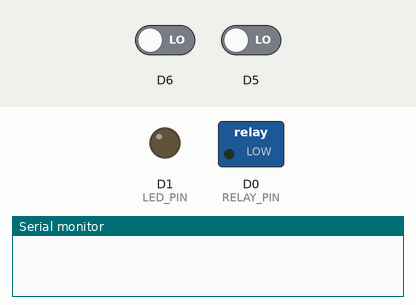
Simulated run of this sketch. Board: ESP8266 (NodeMCU). On the bench: switched loads named in the sketch (green lamp = pin HIGH), output pins drawn as LEDs (lit = HIGH), the last lines printed to the serial monitor. Inputs (shaded band) come from the test bench; at power-on: D6 LOW, D5 LOW. WiFi joins after 1.5 s; servers stay silent unless stated; no MQTT or app messages arrive unless stated.

Above: at 0.1 s.
At 7.1 s:
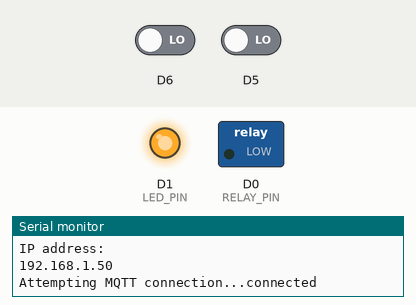
Timing chart, 0 to 8.6 s (numbered marks = the images above):
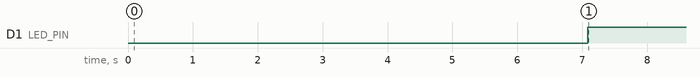

The sketch:

Garage_Door_Control.ino
```cpp
#include <ESP8266SSDP.h>
#include <ESP8266WiFi.h>          //ESP8266 Core WiFi Library
#include <PubSubClient.h>         //MQTT


/**
 * Timer parameters
 */
long        tmr1_write_val      = 3030;   // Empirically derived to generate a 1ms tick timer (copied from the firework igniter).

uint16_t    ms_ticks_1          = 0;
uint16_t    ms_ticks_50         = 0;
uint16_t    ms_ticks_500        = 0;
uint16_t    ms_ticks_1000       = 0;
uint16_t    seconds_counter     = 0;        //32bit value 4.264....e9


bool        Timer1msFlag        = false;
bool        Timer50msFlag       = false;
bool        Timer500msFlag      = false;
bool        Timer1000msFlag     = false;
bool        timer_running       = false;

/**************************************************/
////**********START CUSTOM PARAMS******************//
/**************************************************/

/**************************/
/**************************/
#define SW_VERSION    "3.1.0"
/**************************/
/**************************/

/** Define how often the state message should be sent */
#define     SECONDS_BETWEEN_STATE_MESSAGES  30

// Host name and router info
String host_string;
char host[16];

/**
 * Based on the config ID (jumper settings), assign
 * the button topic this module should respond to
 */
char assigned_ctrl_topic[64]; // Based on the config ID, define the topic message
char assigned_ctrl_state[64]; // Based on the config ID, define the topic message
char state_payload[64];       // This defines the payload to send out against the state message


/**
 * WiFi parameters
 */

const char* ssid = "CJG_WIFI6";
const char* password = "GlockHK23";

/**
 * Define pins for driving the
 * LED and activating the relay
*/
#define RELAY_PIN       D0            // Digital pin that connects to the coil of the relay on the shield
#define LED_PIN         D1            // Drive panel LED for health indication


/*
 * ID bits D6 and D5 are used to
 * identify which garage door
 * the controller is associated with.
 *
 *   Bits  +
 *   D6 D5 | Garage Door
 * +-------------------------------+
 *    0  0 | House Single Door
 *    0  1 | House Double Door
 *    1  0 | Shop Door West
 *    1  1 | Shop Door East
 *         +
 *
 */

#define SGL_SIDE        0             // Bits D6 and D5 = 0b00
#define DBL_SIDE        1             // Bits D6 and D5 = 0b01
#define SHOP_DOOR_WEST  2             // Bits D6 and D5 = 0b10
#define SHOP_DOOR_EAST  3             // Bits D6 and D5 = 0b11

#define PUSH_DWELL_US   1000          // Dwell time, in us, for 'holding' down the button

//Define MQTT parameters
#define mqtt_server "192.168.0.249"   // This is the host address of HASSIO (reserved address in router)

const char* CTRL_TOPIC_SGL        = "sensor/garage/sgl_action";
const char* CTRL_STATE_SGL        = "sensor/garage/sgl_state";

const char* CTRL_TOPIC_DBL        = "sensor/garage/dbl_action";
const char* CTRL_STATE_DBL        = "sensor/garage/dbl_state";

const char* CTRL_TOPIC_SHOP_WEST  = "sensor/garage/shop_west_action";
const char* CTRL_STATE_SHOP_WEST  = "sensor/garage/shop_west_state";

const char* CTRL_TOPIC_SHOP_EAST  = "sensor/garage/shop_east_action";
const char* CTRL_STATE_SHOP_EAST  = "sensor/garage/shop_east_state";

const char* mqtt_user = "cjg_mqtt";      // As defined in configuration.YAML
const char* mqtt_pass = "MQTTRockRiverHK23";          // As defined in HASSIO integration setup

/**************************************************/
//************END CUSTOM PARAMS********************//
/**************************************************/

WiFiClient espCgarage1;

//Initialize MQTT
PubSubClient client(espCgarage1);

//Setup Variables
String          switch1;
String          strTopic;
int             configured_side_int = 99;
String          configured_side_str;

void ICACHE_RAM_ATTR onTimerISR()
{
  timer1_write(tmr1_write_val);

  Timer1msFlag = true;

  if(ms_ticks_1 == 50) {
    ms_ticks_1 = 0;
    Timer50msFlag = true;
    if(ms_ticks_50 == 10) {
      ms_ticks_50 = 0;               //Reset centi-seconds
      Timer500msFlag = true;

      if(ms_ticks_500 == 2) {         //See if we need to roll over
        ms_ticks_500 = 0;
        Timer1000msFlag = true;
      }
      else {
        ms_ticks_500 ++;              //Increase 500ms timer
      }

    }
    else {
        ms_ticks_50 ++;
    }

  }
  else {
    ms_ticks_1 ++;
  }
}

void setup() {

  /**
   * Relay PWM shall be off
   */
  pinMode(RELAY_PIN, OUTPUT);
  analogWrite(RELAY_PIN, 0);

  /**
   * Initialize LED pin
   * LED is ON when connected
   * to MQTT broker
   */
  pinMode(LED_PIN, OUTPUT);
  digitalWrite(LED_PIN, LOW);

  /* Define ID pins as inputs */
  pinMode(D5, INPUT);
  pinMode(D6, INPUT);

  Serial.begin(115200);
  delay(5000);    // Give the user some time to open the serial monitor
  Serial.println("Reset");

  configured_side_int = (int)(digitalRead(D6) << 1 | digitalRead(D5));

  /** Assemble the state payload */
  strcpy(state_payload, "Module Alive. SW Version: ");
  strcat(state_payload, SW_VERSION);

  /**
   * Determine the host name
   * based on the "configured side"
   * configuration bits.  The String()
   * function doesn't produce a Std C-style
   * string, thus the reason for calling
   * method .c_str(), which returns a const char
   * pointer that the strcpy() function gladly accepts
   * If simply passing in the host_string, without
   * calling the method, the compiler will produce
   * an error that reads something like "cannot convert
   * String to Const Char *"
   *
   */
  host_string = (String("GarageCtrl" + String(configured_side_int)));
  Serial.print("Host name: "); Serial.println(host_string);
  strcpy(host, host_string.c_str());

  switch (configured_side_int) {
    case SGL_SIDE:
      strcpy(assigned_ctrl_topic, CTRL_TOPIC_SGL);
      strcpy(assigned_ctrl_state, CTRL_STATE_SGL);
      Serial.print("Assigned action topic: ");  Serial.println(assigned_ctrl_topic);
      Serial.print("Assigned state topic: ");  Serial.println(assigned_ctrl_state);
      break;

      case DBL_SIDE:
      strcpy(assigned_ctrl_topic, CTRL_TOPIC_DBL);
      strcpy(assigned_ctrl_state, CTRL_STATE_DBL);
      Serial.print("Assigned action topic: ");  Serial.println(assigned_ctrl_topic);
      Serial.print("Assigned state topic: ");  Serial.println(assigned_ctrl_state);
      break;

      case SHOP_DOOR_WEST:
      strcpy(assigned_ctrl_topic,CTRL_TOPIC_SHOP_WEST);
      strcpy(assigned_ctrl_state,CTRL_STATE_SHOP_WEST);
      Serial.print("Assigned action topic: ");  Serial.println(assigned_ctrl_topic);
      Serial.print("Assigned state topic: ");  Serial.println(assigned_ctrl_state);
      break;

      case SHOP_DOOR_EAST:
      strcpy(assigned_ctrl_topic,CTRL_TOPIC_SHOP_EAST);
      strcpy(assigned_ctrl_state,CTRL_STATE_SHOP_EAST);
      Serial.print("Assigned action topic: ");  Serial.println(assigned_ctrl_topic);
      Serial.print("Assigned state topic: ");  Serial.println(assigned_ctrl_state);
    break;

    default:
      Serial.println("Unknown ID.");
    break;
  }

  Serial.print("The SW version: ");
  Serial.print(SW_VERSION);
  Serial.println();

  setup_wifi();

  client.setServer(mqtt_server, 1883);  //1883 is the port number you have forwarded for mqtt messages.
  client.setCallback(callback);         //callback is the function that gets called for a topic sub

  /**
   * Initialize Ticker / Timer
   */
  timer1_attachInterrupt(onTimerISR);
  timer1_enable(TIM_DIV16, TIM_EDGE, TIM_SINGLE);
  timer1_write(tmr1_write_val);        //From above, the goal is .001s

}


void loop()
{
  //If MQTT client can't connect to broker, then reconnect
  if (!client.connected()) {
    digitalWrite(LED_PIN, LOW);
    Serial.println("Reconnecting...");
    setup_wifi();                         // The router could have kicked us off...
    reconnect();
    delay(500);
  }
  else {
    digitalWrite(LED_PIN, HIGH);
  }

  client.loop();                  // the MQTT function that processes MQTT messages

  if(Timer1msFlag == true)
  {
    Timer1msFlag = false;
  }

  if(Timer50msFlag == true)
  {
    Timer50msFlag = false;
  }

  if(Timer500msFlag == true)
  {
    Timer500msFlag = false;
  }

  if(Timer1000msFlag == true)
  {
    Timer1000msFlag = false;
    (seconds_counter == 65535)?(seconds_counter = 0):(seconds_counter++);

  }

  if(seconds_counter >= SECONDS_BETWEEN_STATE_MESSAGES)
  {
    seconds_counter = 0;    //Reset the seconds counter
    client.publish(assigned_ctrl_state, state_payload);
  }

}

void callback(char* topic, byte* payload, unsigned int length)
{
  payload[length] = '\0';
  strTopic = String((char*)topic);

  if (strTopic == assigned_ctrl_topic)
  {
    switch1 = String((char*)payload);
    Serial.print("Topic: "); Serial.println(strTopic);
    Serial.print("Payload: ");Serial.println(switch1);
    if (switch1 == "PUSH_BUTTON")
    {
      // 'Push' the garage door open/close button
      Serial.println("RELAY ACTIVE");

      /**
       * The old version supported 0-1023, but
       * this is not longer the case
       */
      analogWrite(RELAY_PIN,128);       // Duty cycle val 0-255 (128 ~50%)


      delay(PUSH_DWELL_US);
      analogWrite(RELAY_PIN, 0);
      Serial.println("RELAY INACTIVE");
    }
  }
}

void setup_wifi() {

  delay(10);
  Serial.println();
  Serial.print("Connecting to ");
  Serial.println(ssid);

  WiFi.mode(WIFI_STA);
  WiFi.begin(ssid, password);

  while (WiFi.status() != WL_CONNECTED) {
    delay(500);
    Serial.print(".");
  }

  Serial.println("");
  Serial.println("WiFi connected");
  Serial.println("IP address: ");
  Serial.println(WiFi.localIP());
}

void reconnect() {
  //Reconnect to Wifi and to MQTT. If Wifi is already connected, then autoconnect doesn't do anything.
  Serial.print("Attempting MQTT connection...");
  if (client.connect(host, mqtt_user, mqtt_pass)) {
    Serial.println("connected");
    client.subscribe("sensor/garage/#");
  }
  else {
    Serial.print("failed, rc=");
    Serial.print(client.state());
    Serial.println(" try again in 5 seconds");
    // Wait 5 seconds before retrying
    delay(5000);
  }
}
```

Measured:
- by itself, D1 (LED_PIN): LOW → HIGH at 7.1 s
